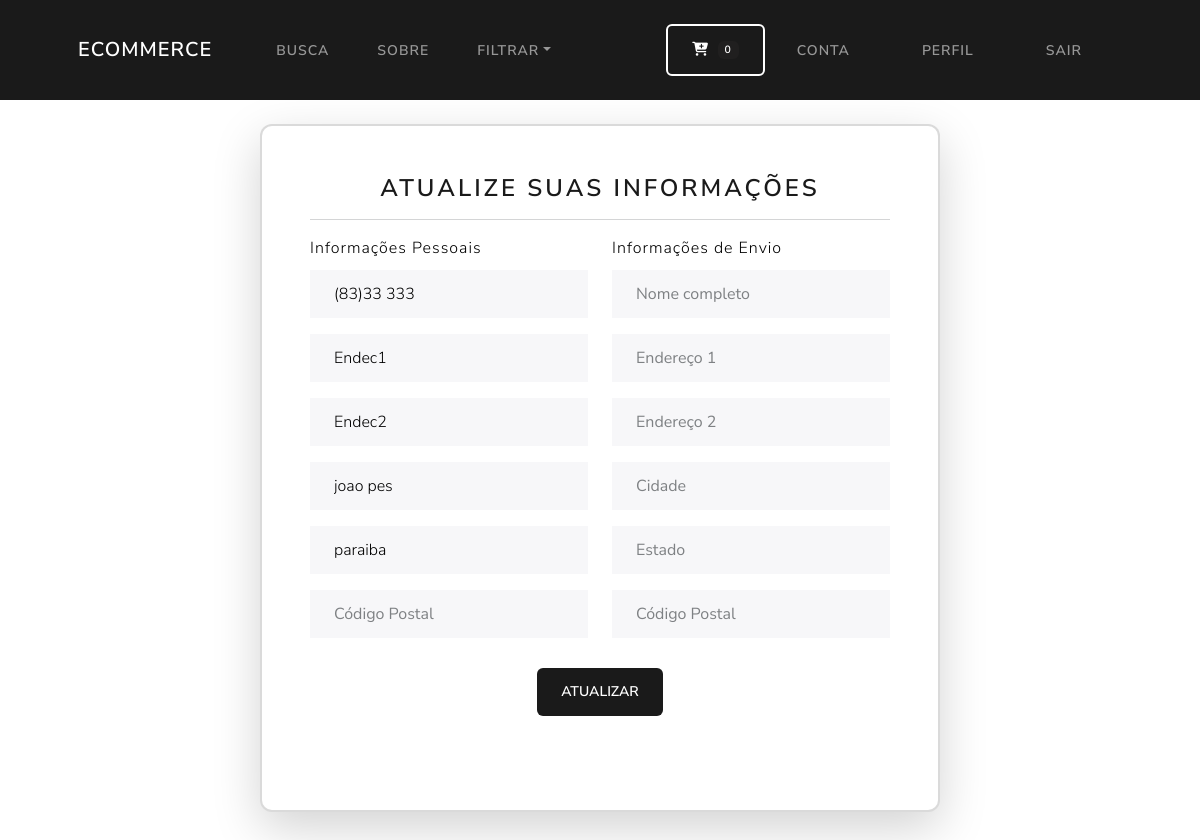
The app's page /atualizarInfo (signed in) with its own data.
### apps/appLoja/models.py (models this page shows, shortened)
class Perfil(models.Model):
    user = models.OneToOneField(User, on_delete=models.CASCADE)
    dia_modif = models.DateTimeField(User, auto_now=True)
    celular = models.CharField(max_length=14, blank=True)
    endec1 = models.CharField(max_length=200, blank=True)
    endec2 = models.CharField(max_length=200, blank=True)
    cidade = models.CharField(max_length=200, blank=True)
    estado = models.CharField(max_length=200, blank=True)
    cod_postal = models.CharField(max_length=200, blank=True)
    persiste_carrinho = models.CharField(max_length=200, blank=True, null=True)
    class Meta:
        verbose_name_plural = 'Perfis'

### apps/appLoja/views.py (the view)
# urls.py: path('atualizarInfo', views.info_atualizar, name='info_atualizar'),
def info_atualizar(request):
    if request.user.is_authenticated:
        user_atual = Perfil.objects.get(user__id=request.user.id)
        user_envio = EndecEnvio.objects.get(user__id=request.user.id)
        form = infoForm(request.POST or None, instance=user_atual)
        envio_form = envioForm(request.POST or None, instance=user_envio)
        if form.is_valid() or envio_form.is_valid():
            form.save()
            envio_form.save()
            messages.success(request, "Informações atualizadas!")
            return redirect('home')
        return render(request, "infoAtualizar.html", {'form':form, 'envio_form':envio_form})
    else:
        messages.success(request, "Você precisa estar logado")
        return redirect('home')

### apps/appLoja/forms.py
class infoForm(forms.ModelForm):
	celular = forms.CharField(label="", widget=forms.TextInput(attrs={'class':'form-control', 'placeholder':'Celular'}), required=False)
	endec1 = forms.CharField(label="", widget=forms.TextInput(attrs={'class':'form-control', 'placeholder':'Endereço 1'}), required=False)
	endec2 = forms.CharField(label="", widget=forms.TextInput(attrs={'class':'form-control', 'placeholder':'Endereço 2'}), required=False)
	cidade = forms.CharField(label="", widget=forms.TextInput(attrs={'class':'form-control', 'placeholder':'Cidade'}), required=False)
	estado = forms.CharField(label="", widget=forms.TextInput(attrs={'class':'form-control', 'placeholder':'Estado'}), required=False)
	cod_postal = forms.CharField(label="", widget=forms.TextInput(attrs={'class':'form-control', 'placeholder':'Código Postal'}), required=False)
	class Meta:
		model = Perfil
		fields = ('celular', 'endec1', 'endec2', 'cidade', 'estado')

### apps/appPagamento/forms.py
class envioForm(forms.ModelForm):
    envio_nome_completo = forms.CharField(label="", widget=forms.TextInput(attrs={'class':'form-control', 'placeholder':'Nome completo'}), required=True)
    envio_endec1 = forms.CharField(label="", widget=forms.TextInput(attrs={'class':'form-control', 'placeholder':'Endereço 1'}), required=True)
    envio_endec2 = forms.CharField(label="", widget=forms.TextInput(attrs={'class':'form-control', 'placeholder':'Endereço 2'}), required=True)
    envio_cidade = forms.CharField(label="", widget=forms.TextInput(attrs={'class':'form-control', 'placeholder':'Cidade'}), required=True)
    envio_estado = forms.CharField(label="", widget=forms.TextInput(attrs={'class':'form-control', 'placeholder':'Estado'}), required=False)
    envio_cod_postal = forms.CharField(label="", widget=forms.TextInput(attrs={'class':'form-control', 'placeholder':'Código Postal'}), required=False)
    class Meta:
        model = EndecEnvio
        fields = ['envio_nome_completo', 'envio_endec1', 'envio_endec2', 'envio_cidade', 'envio_estado', 'envio_cod_postal']
        exclude = ['user', ]

### apps/appCarrinho/carrinho.py (called while the page is built)
    def __len__(self):
        return len(self.carrinho)

### apps/appCarrinho/condicCarrinho.py (called while the page is built)
def carrinho(request):
    return {'carrinho': carrinhoClass(request)}

### apps/appLoja/templates/infoAtualizar.html (shortened to what this page needs)
{% extends 'default.html' %}
{% load static %}
{% block content %}
<!DOCTYPE html>
<html lang="en">
<head>
    <link rel="stylesheet" type="text/css" href="https://bootswatch.com/5/lux/bootstrap.min.css">
    <link rel="stylesheet" type="text/css" href="{% static 'css/userStyles.css' %}">
    <link rel="stylesheet" href="https://cdn.jsdelivr.net/npm/bootstrap-icons@1.5.0/font/bootstrap-icons.css">
</head>
<body>
    <br>
    <div class="infoAtualizar formAtualizar container bg-light shadow-lg p-5">
        <h3 class="text-center"> Atualize suas informações </h3>
        <hr>
        <form action="{% url 'info_atualizar' %}" method="POST" autocomplete="off">
            <div class="row">
                <div class="col-md-6">
                    <span class="text-black text-bolder">Informações Pessoais</span>
                    {{ form.as_p }}
                </div>
                <br>
                <div class="col-md-6">
                    <span class="text-black text-bolder">Informações de Envio</span>
                    {{ envio_form.as_p }}
                </div>
            </div>&nbsp
            <div class="text-center">
                <button class="botaoRegistro btn btn-primary" type="submit">Atualizar</button>
            </div>
        </form>
    </div>
    <br><br>
</body>
{% endblock %}

### static/css/userStyles.css (style rules this page uses)
.form-control { border-color: black; color: black; }
.formAtualizar { border-radius: 12px; border: solid rgba(0, 0, 0, 0.147) 2.3px; width: 680px; height: 75vh; }
.infoAtualizar { height: 86vh; }
p { position: relative; top: 10px; }
input { width: 100%; padding: 10px 40px 10px 18px; background: white; border: 2px solid rgba(0, 0, 0, 0.605); border-radius: 16px; font-size: 14px; font-weight: 480; outline: none; color: black; }
input::placeholder { color: rgba(0, 0, 0, 0.844); font-weight: 400; }

### records on screen
Perfil: celular "(83)33 333", endec1 "Endec1", endec2 "Endec2", cidade "joao pes", estado "paraiba"

### other values on screen
{{ carrinho|length }} "0"
